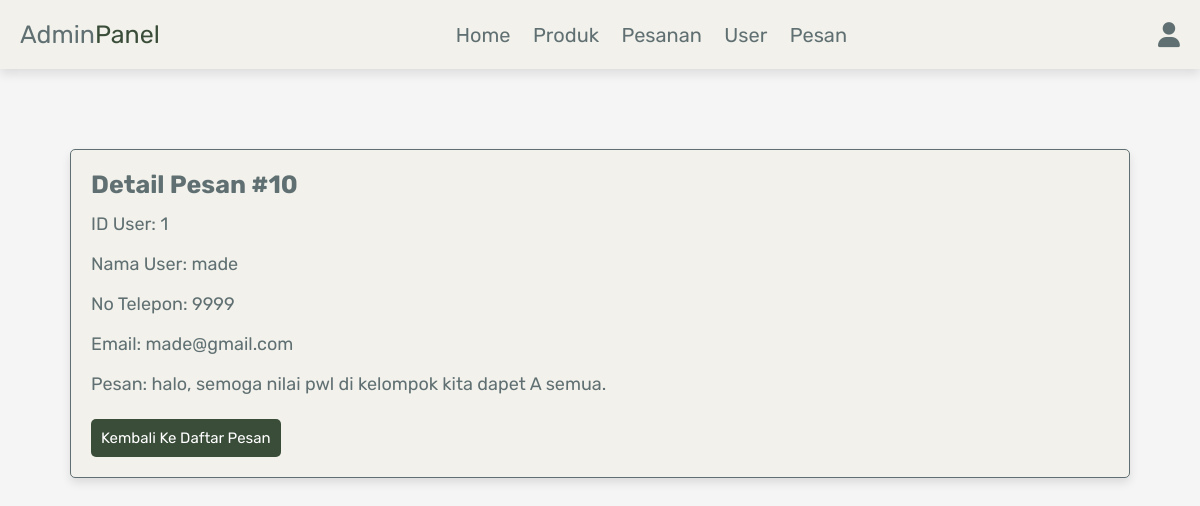
The app's page /detail_pesan_admin.php?id=10 with its own data.
### tables this page shows
CREATE TABLE `message` (
  `id` int(100) NOT NULL,
  `user_id` int(100) NOT NULL,
  `name` varchar(100) NOT NULL,
  `email` varchar(100) NOT NULL,
  `number` varchar(12) NOT NULL,
  `message` varchar(500) NOT NULL
);

### detail_pesan_admin.php (the view, shortened to what this page needs)
<?php
include 'config.php';
if (isset($_GET['id'])) {
    $message_id = $_GET['id'];
    $query = "SELECT * FROM `message` WHERE id = $message_id";
    $result = mysqli_query($conn, $query);
    if ($result && mysqli_num_rows($result) > 0) {
        $message_details = mysqli_fetch_assoc($result);
    } else {
        echo "Pesan tidak ditemukan.";
        exit();
    }
} else {
    echo "Parameter ID pesan tidak diberikan.";
    exit();
}
?>
<!DOCTYPE html>
<html lang="en">
<head>
   <link rel="stylesheet" href="https://cdnjs.cloudflare.com/ajax/libs/font-awesome/6.0.0/css/all.min.css">
    <link rel="stylesheet" href="css/admin_style.css">
</head>
<body>
    <?php include 'admin_header.php'; ?>
    <section class="message-details">
        <div class="box">
            <h2>Detail Pesan #<?php echo $message_details['id']; ?></h2>
            <p>ID User: <?php echo $message_details['user_id']; ?></p>
            <p>Nama User: <?php echo $message_details['name']; ?></p>
            <p>No Telepon: <?php echo $message_details['number']; ?></p>
            <p>Email: <?php echo $message_details['email']; ?></p>
            <p>Pesan: <?php echo $message_details['message']; ?></p>
            <a href="admin_contacts.php" class="back-btn">Kembali Ke Daftar Pesan</a>
        </div>
    </section>
</body>
</html>

### css/admin_style.css (style rules this page uses)
:root { --green: #4f6f52; --oldgreen: #3a4d39; --red: #c34e4c; --yellow: #deb332; --black: #607072; --white: #f2f1eb; --light-color: #666; --light-white: #ccc; --light-bg: #f5f5f5; --border: 0.1rem solid var(--black); --box-shadow: 0 0.5rem 1rem rgba(0, 0, 0, 0.1); }
* { font-family: "Rubik", sans-serif; margin: 0; padding: 0; box-sizing: border-box; outline: none; border: none; text-decoration: none; transition: all 0.2s linear; }
html { font-size: 62.5%; overflow-x: hidden; }
body { background-color: var(--light-bg); }
section { padding: 3rem 2rem; }
.order-details, .message-details { padding: 3rem 2rem; }
.order-details, .message-details .box { border-radius: 0.5rem; padding: 2rem; background-color: var(--white); box-shadow: var(--box-shadow); border: var(--border); margin: 5rem; }
.order-details, .message-details h2 { font-size: 2.5rem; color: var(--black); }
.order-details, .message-details p { margin-top: 1rem; font-size: 1.8rem; color: var(--black); line-height: 3rem; }
.back-btn { display: inline-block; margin-top: 20px; padding: 10px 10px; background-color: var(--oldgreen); color: #fff; text-decoration: none; border-radius: 5px; transition: background-color 0.3s ease; font-size: 1.5rem; }

### records on screen
message: id "10", user "1", name "made", number "9999", email "made@gmail.com", message "halo, semoga nilai pwl di kelompok kita dapet A semua."
